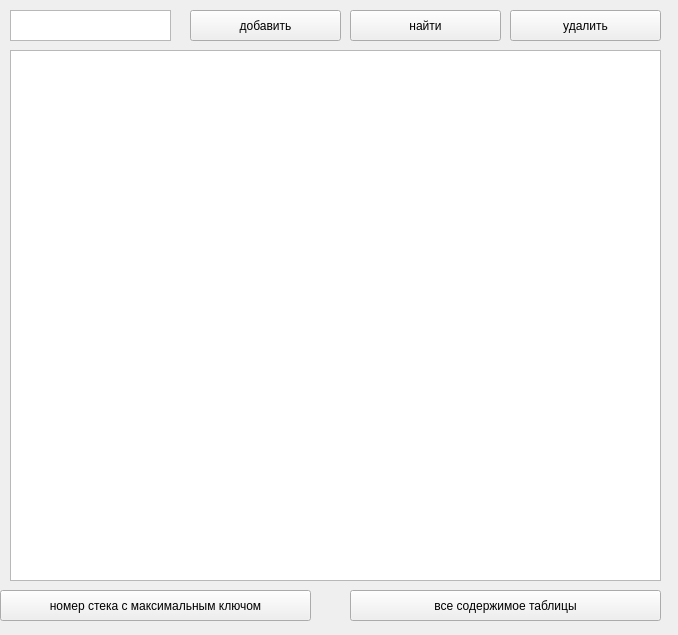
<?xml version="1.0" encoding="UTF-8"?>
<ui version="4.0">
 <class>mainwindow</class>
 <widget class="QWidget" name="mainwindow">
  <property name="geometry">
   <rect>
    <x>0</x>
    <y>0</y>
    <width>678</width>
    <height>635</height>
   </rect>
  </property>
  <property name="windowTitle">
   <string>mainwindow</string>
  </property>
  <widget class="QPlainTextEdit" name="plainTextEdit">
   <property name="geometry">
    <rect>
     <x>10</x>
     <y>10</y>
     <width>161</width>
     <height>31</height>
    </rect>
   </property>
  </widget>
  <widget class="QPushButton" name="pushButton">
   <property name="geometry">
    <rect>
     <x>190</x>
     <y>10</y>
     <width>151</width>
     <height>31</height>
    </rect>
   </property>
   <property name="text">
    <string>добавить</string>
   </property>
  </widget>
  <widget class="QPushButton" name="pushButton_2">
   <property name="geometry">
    <rect>
     <x>350</x>
     <y>10</y>
     <width>151</width>
     <height>31</height>
    </rect>
   </property>
   <property name="text">
    <string>найти</string>
   </property>
  </widget>
  <widget class="QPushButton" name="pushButton_3">
   <property name="geometry">
    <rect>
     <x>510</x>
     <y>10</y>
     <width>151</width>
     <height>31</height>
    </rect>
   </property>
   <property name="text">
    <string>удалить</string>
   </property>
  </widget>
  <widget class="QPushButton" name="pushButton_4">
   <property name="geometry">
    <rect>
     <x>0</x>
     <y>590</y>
     <width>311</width>
     <height>31</height>
    </rect>
   </property>
   <property name="text">
    <string>номер стека с максимальным ключом</string>
   </property>
  </widget>
  <widget class="QPlainTextEdit" name="plainTextEdit_2">
   <property name="geometry">
    <rect>
     <x>10</x>
     <y>50</y>
     <width>651</width>
     <height>531</height>
    </rect>
   </property>
  </widget>
  <widget class="QPushButton" name="pushButton_5">
   <property name="geometry">
    <rect>
     <x>350</x>
     <y>590</y>
     <width>311</width>
     <height>31</height>
    </rect>
   </property>
   <property name="text">
    <string>все содержимое таблицы</string>
   </property>
  </widget>
 </widget>
 <resources/>
 <connections/>
</ui>
